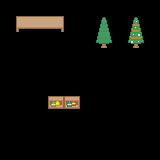

A level layout from a 2D game, rendered from its tile map. Below: a short description, then the map file with tile-grid data replaced by summaries:
An orthogonal 10x10 tile map with 16x16 px tiles, 1 tile layer (Tile Layer 1), 2 tilesets.

<map version="1.0" tiledversion="1.1.5" orientation="orthogonal" renderorder="right-down" width="10" height="10" tilewidth="16" tileheight="16" infinite="0" nextobjectid="1">
 <tileset firstgid="1" name="embedded" tilewidth="16" tileheight="16" spacing="1" tilecount="468" columns="26">
  <image source="roguelikeIndoor_transparent.png" width="457" height="305" />
 </tileset>
 <tileset firstgid="469" source="external.tsx" />
 <layer name="Tile Layer 1" width="10" height="10">
  <data>[100 cells, 9 non-empty, 9 distinct tile ids]</data>
 </layer>
</map>
